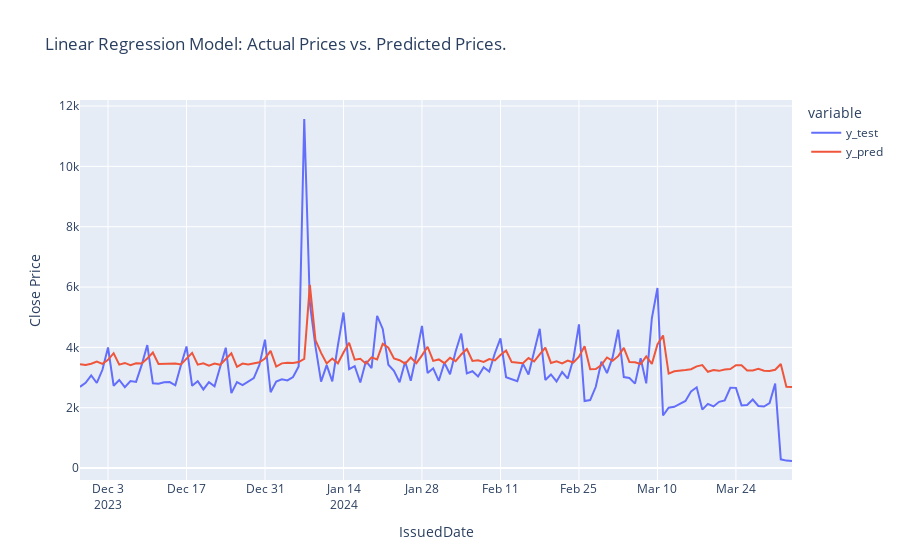

Notebook code for this chart:
### Code cell
fig = px.line(df_pred_test, labels= {"value": "Close Price"}, title = "Linear Regression Model: Actual Prices vs. Predicted Prices.")
fig.show()
